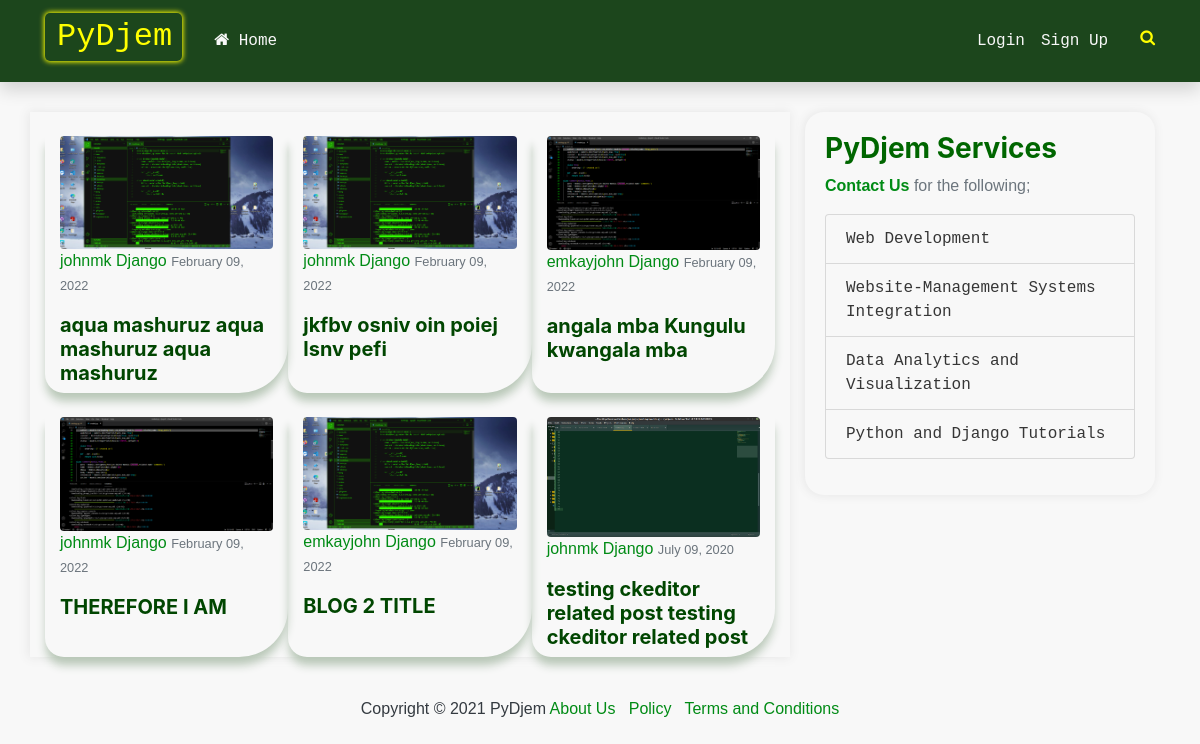
The page / on the database its author committed.
### blog/models.py (models this page shows, shortened)
class Post(models.Model):
    title = models.CharField(max_length=100)
    slug = models.SlugField(max_length=200, unique=True)
    content = RichTextUploadingField()
    category = models.ForeignKey(Category, default=1, on_delete=models.CASCADE)
    publish_date = models.DateTimeField(default=timezone.now)
    author = models.ForeignKey(User, on_delete=models.CASCADE)
    photo = models.ImageField(upload_to='profile_pics', default='default.png')
    views = models.IntegerField(default=0)
    status = models.IntegerField(choices=STATUS, default=0)
    tags = TaggableManager()

class Category(models.Model):
    name = models.CharField(max_length=100, unique=True)
    class Meta:
        verbose_name_plural = 'categories'
    def __str__(self):
        return self.name

### blog/views.py (the view)
# urls.py: path('', PostListView.as_view(), name='blog-home'),
class PostListView(ListView):
    model = Post
    form_class = PostForm
    template_name = 'blog/post_list.html'  # <app>/<model>_viewtype>.html
    context_object_name = 'posts'
    ordering = ['-publish_date']
    paginate_by = 6
    """def get_context_data(self, **kwargs):
        startdate = timezone.now() - datetime.timedelta(days=7)
        enddate = timezone.now()
        post=Post.objects.get(id=post_id)
        post.views=post.views+1
        context = super(PostListView, self).get_context_data(**kwargs)
        context.update({
        'popular_posts': Post.objects.filter(publish_date__range=[startdate, enddate]).order_by(Views)[:3],
        })
        return context"""

### blog/templates/blog/post_list.html
{% extends "blog/base.html" %}
{% block content %}
  <div class="container-fluid">
    <div class="row">
      <div class="col-md-8 mt-3 shadow1">
        <div class="flex-container">
          {% for post in posts %}
          <div style="border-radius: 0px 0px 49px 19px;" class="col-md-4 mt-4 shadow3">
                <img class="img-fluid rounded" src="{{ post.photo.url }}">
                <p class="text-muted"> <a href="{% url 'blog:user-posts' post.author.username %}">{{ post.author }}</a>
                  <a href="{% url 'blog:post_by_category' post.category.pk %}">
                  {{ post.category }}</a> <small>{{ post.publish_date|date:"F d, Y"}}</small>
                </p>
                <h5 class="font-weight-bold"><a class="post-title" href="{% url 'blog:post-detail' post.slug %}">{{ post.title }}</a></h5>
          </div>
          {% endfor %}
        </div>
      </div>
      {% include 'blog/services.html' %}
    </div>
  </div>
{%endblock%}

### blog/templates/blog/base.html (shortened to what this page needs)
{% load static %}
{% load crispy_forms_tags %}
{% load flatpages %}
<!DOCTYPE html>
<html lang="en">
  <head>
    <link rel="stylesheet" href="https://stackpath.bootstrapcdn.com/bootstrap/4.4.1/css/bootstrap.min.css">
    <link rel="stylesheet" type="text/css" href="{% static 'blog/style.css' %}">
    <link rel="stylesheet" href="https://cdnjs.cloudflare.com/ajax/libs/font-awesome/4.7.0/css/font-awesome.min.css">
    <link rel="stylesheet"
      href="//cdnjs.cloudflare.com/ajax/libs/highlight.js/10.1.1/styles/default.min.css">
  </head>
  <body>
	<header class="container">
  	<nav class="navbar navbar-expand-lg fixed-top shadow">
	    <div class="container">
	  		<div class="navbar-brand mr-4">
	  			<div class="heading shadow2">
	  				<h2><a href="{% url 'blog:blog-home' %}">PyDjem</a></h2>
	  			</div>
	  		</div>
	      <div class="collapse navbar-collapse" id="navbarToggle">
            <div class="navbar-nav mr-auto">
              <a class="nav-item nav-link" href="{% url 'blog:blog-home' %}"><i class="fa fa-home" aria-hidden="true"></i>
                Home</a>
            </div>
            <div class="navbar-nav">
              {% if user.is_authenticated %}
                {% for group in user.groups.all %}
                  {% if group.name == 'authors' %}
                       <a class="nav-item nav-link mr-4" href="{% url 'blog:post-create' %}">Create Post</a>
                  {% endif %}
                {% endfor %}
                 <p class="nav-item mt-2">
                  {{ user.username }}
                </p>
                <a class="nav-item nav-link" href="{% url 'profile' %}">Profile</a>
                <a class="nav-item nav-link" href="{% url 'blog:contact' %}">Contact</a>
                <a class="nav-item nav-link" href="{% url 'logout' %}">Logout</a>
              {% else %}
                <a class="nav-item nav-link" href="{% url 'login' %}">Login</a>
                <a class="nav-item nav-link" href="{% url 'register' %}">Sign Up</a>
              {% endif %}
              <a class="ml-4 text-center" style="color: yellow;" href="{% url 'blog:search' %}"><i class="fa fa-search mt-2"></i></a>
            </div>
	      </div>
	    </div>
	  </nav>
  	</header>
  <div class="container mt-5">
    <div class="row">
        <div class="mt-5">
          {% block content %}
          {% endblock %}
          </div>
    </div>
  </div>
  <footer class="py-3 bg-grey">
    <p class="m-0 text-dark text-center ">Copyright &copy; 2021 PyDjem
      <a href="/pages/about/">About Us</a>
      <a href="/pages/policy"> &nbsp; Policy &nbsp; </a>
      <a href="/pages/termsandconditions/">Terms and Conditions</a>
    </p>
  </footer>
  </body>
</html>

### blog/templates/blog/services.html
      <div class="col-md-4 mt-3">
          <div style="border-radius: 19px 19px 19px 19px;" class="card-body shadow1">
            <h3 class="font-weight-bold">PyDjem Services</h3>
            <p class='text-muted'><a class="font-weight-bold" href="{% url 'blog:contact' %}">Contact Us</a> for the following;
              <ul class="list-group">
                <li class="list-group-item list-group-item-light">Web Development</li>
                <li class="list-group-item list-group-item-light">Website-Management Systems Integration</li>
                <li class="list-group-item list-group-item-light">Data Analytics and Visualization</li>
                <li class="list-group-item list-group-item-light">Python and Django Tutorials</li>
              </ul>
            </p>
          </div>
      </div>

### blog/static/blog/style.css (style rules this page uses)
body { background-color: #f8f8f8; }
.shadow { box-shadow: 0 4px 2px -2px rgba(0, 0, 0, 0.137); }
.shadow2 { box-shadow: 0px 0px 5px 1px rgba(255, 255, 0, 1); }
.shadow3 { box-shadow: 0px 9px 10px -1px rgba(184, 199, 183, 1); }
.shadow1 { box-shadow: -1px 0px 10px 1px rgba(232, 232, 232, 1); }
h1, h2, h3, h4, h5, h6 { color: #006600; }
.post-title { color: #014601; text-decoration: none; }
a { color: #008b15; }
p { color: #363636; font-family: sans-serif; }
.navbar { margin-top: 0px; background-color: rgba(0, 48, 0, 0.89); border-right: 5px; height: auto; }
.navbar a { color: #f8f8f8; font-family: monospace; }
.heading h2 { padding: 5px; padding-left: 10px; padding-right: 10px; text-align: center; font-family: monospace; margin-left: 2px; }
.list-group-item { background-color: #f8f8f8; font-family: monospace; color: #363636; }
.heading a { color: yellow; text-decoration: none; }
.heading { border-radius: 5px; }
.flex-container { display: flex; flex-wrap: wrap; }

### rows shown on the page
Post: photo (picture), author "johnmk", category "Django", publish_date "February 09, 2022", title "aqua mashuruz aqua mashuruz aqua mashuruz"
Post: photo (picture), author "johnmk", category "Django", publish_date "February 09, 2022", title "jkfbv osniv oin poiej lsnv pefi"
Post: photo (picture), author "emkayjohn", category "Django", publish_date "February 09, 2022", title "angala mba Kungulu kwangala mba"
Post: photo (picture), author "johnmk", category "Django", publish_date "February 09, 2022", title "THEREFORE I AM"
Post: photo (picture), author "emkayjohn", category "Django", publish_date "February 09, 2022", title "BLOG 2 TITLE"
Post: photo (picture), author "johnmk", category "Django", publish_date "July 09, 2020", title "testing ckeditor related post testing ckeditor related post"
